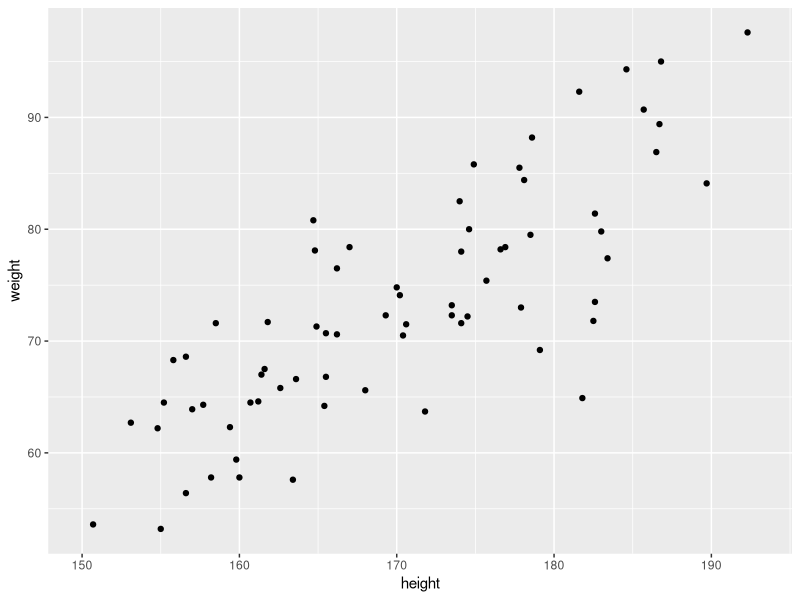
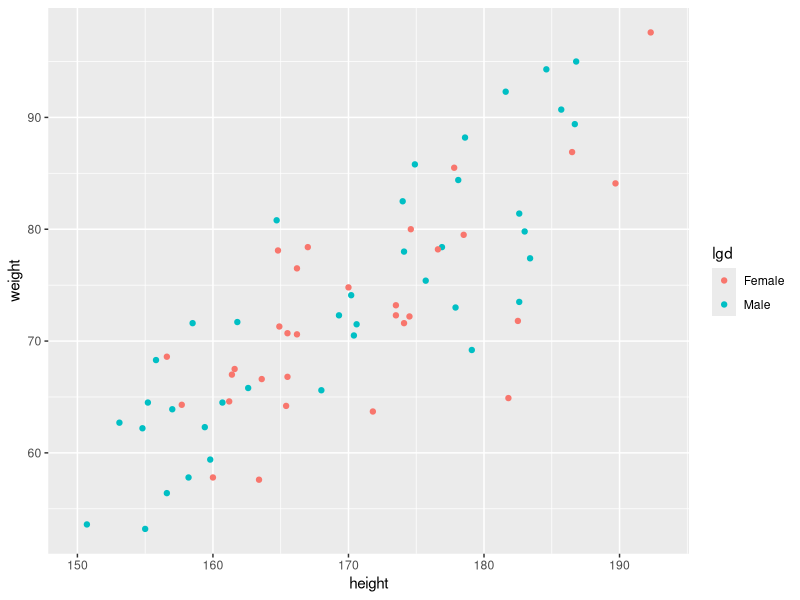
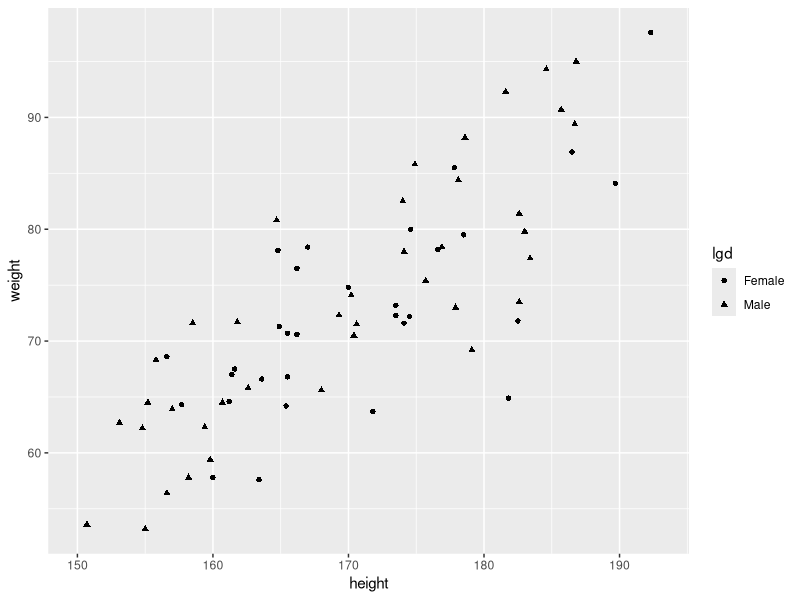
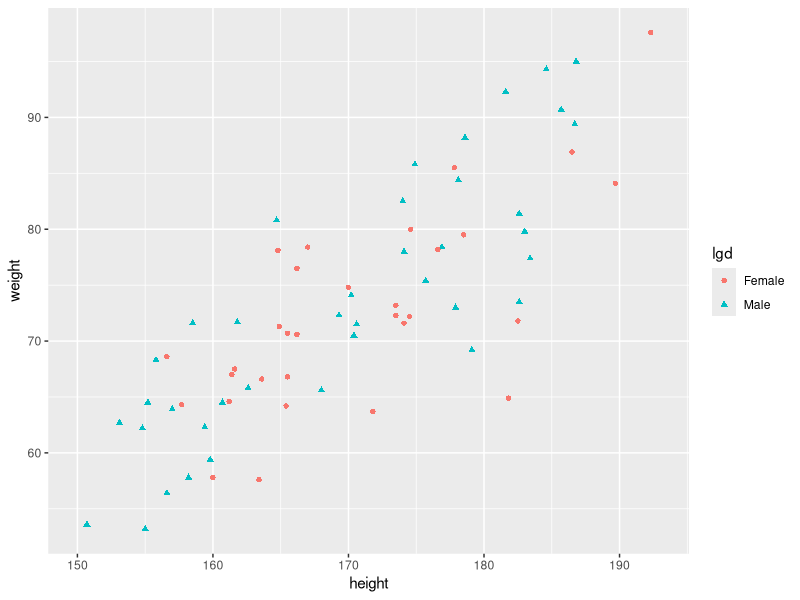
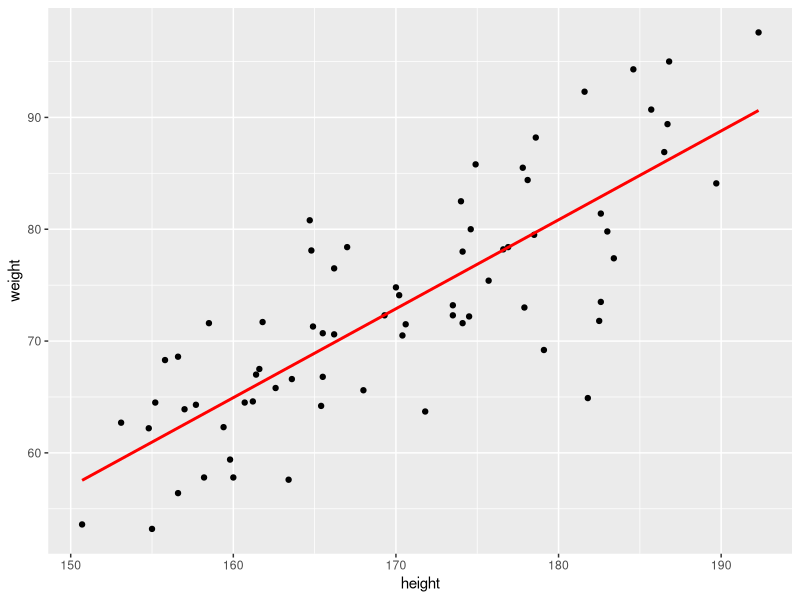

R code for these plots, in order:
hw <- read.csv("hw.csv")

# View(hw)

##########
### how to build scatterplot charts with ggplot2
##########

### we will create a scatterplot with the variables
### height and weight

### load the package

require(ggplot2)

### create the plot

ggplot()+
  geom_point(data=hw, aes(x=height, y=weight))+
  scale_x_continuous(limits=c(150,193))

#########

### build a clustered scatterplot
### by gender

lgd <- hw$gender

### get points of different colors

ggplot()+
  geom_point(data=hw, aes(x=height, y=weight, color=lgd))+
  scale_x_continuous(limits=c(150,193))

### get points of different shapes

ggplot()+
  geom_point(data=hw, aes(x=height, y=weight, shape=lgd))+
  scale_x_continuous(limits=c(150,193))

### get points of both different shapes and colors

ggplot()+
  geom_point(data=hw, aes(x=height, y=weight, shape=lgd, color=lgd))+
  scale_x_continuous(limits=c(150,193))

###########

### add a trendline to the scatterplot

### create a linear model
### with weight as the dependent variable and height as the explainer

model <- lm(weight~height, data=hw)

print(model)

### get the minimum and the maximum height

minh <- min(hw$height)

maxh <- max(hw$height)

### create a new vector height

height <- c(minh, maxh)

print(height)

### predict the weight based on the height, with the model above

fit <- predict(model, data.frame(height))

print(fit)

### create a data frame with the line end points

endpoints <- data.frame(height, fit)

View(endpoints)

### build the scatter plot with trend line

ggplot()+
  geom_point(data=hw, aes(x=height, y=weight))+
  geom_line(data=endpoints, aes(x=height, y=fit), color="red", size=1)


